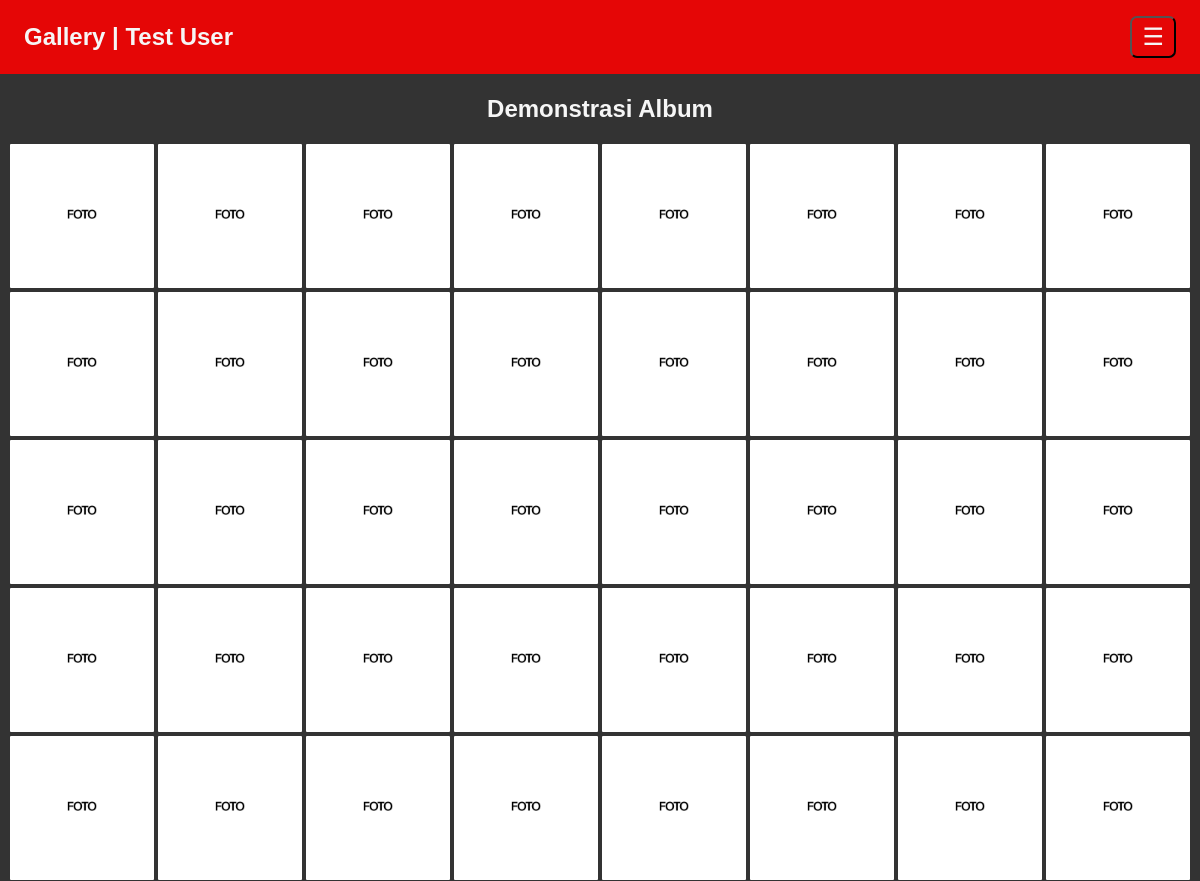
Page /albumcontent.php?ID=1 (signed in) on the committed database.
### tables this page shows
CREATE TABLE `album` (
  `AlbumID` int(11) NOT NULL,
  `NamaAlbum` varchar(255) NOT NULL,
  `Deskripsi` text NOT NULL,
  `TanggalDibuat` date NOT NULL,
  `UserID` int(11) NOT NULL
);

CREATE TABLE `foto` (
  `IdFoto` int(11) NOT NULL,
  `JudulFoto` varchar(255) NOT NULL,
  `DeskripsiFoto` text NOT NULL,
  `TanggalUnggah` date NOT NULL,
  `LokasiFile` varchar(255) NOT NULL,
  `AlbumID` int(11) NOT NULL,
  `UserID` int(11) NOT NULL
);

### albumcontent.php (the view, shortened to what this page needs)
<?php
require_once 'include/header.php';
$getID = $_GET['ID'];
$DataAlbum = "SELECT `AlbumID`, `NamaAlbum`, `Deskripsi`, `TanggalDibuat`, `UserID` FROM `album` WHERE `AlbumID` = '$getID'";
$hasil = mysqli_query($connect, $DataAlbum);
$row = mysqli_fetch_assoc($hasil);
$DeskripsiAlbum = $row['Deskripsi'];
?>
<main>
    <h1 style="margin: 85px 0 -70px 0;padding: 10px; width: 100%;text-align: center;"><?php echo $DeskripsiAlbum; ?></h2>
    <div class="flexibleCon">
        <?php
        $query = $connect->query("SELECT * FROM foto WHERE `AlbumID`= '$getID' ORDER BY TanggalUnggah DESC");
            if($query->num_rows > 0){
                while($row = $query->fetch_assoc()){
                    $imageID = $row["IdFoto"];
                    $imageData = 'uploads/'.$row["LokasiFile"];
        ?>
            <img class="ImageItem" src="<?php echo $imageData; ?>" alt="" ondblclick="LoadPhoto('<?php echo $imageID; ?>')"/>
        <?php
                    }
            }else{
        ?>
            <br>
            <br>
                <strong>Tidak Ada Foto</strong>
        <?php
            }
        ?>
        </div>
</main>
<?php
require_once 'include/footer.php';
?>

### include/header.php (shortened to what this page needs)
<?php
if (isset($_SESSION['UserID'])) {
    $name = $_SESSION['username'];
} else {
    header('location: login.php');
    exit;
}
?>
<!DOCTYPE html>
<html lang="en">
<head>
    <link rel="stylesheet" href="asset/css/universal.css">
    <link rel="stylesheet" href="asset/css/form.css">
</head>
<body>
    <header>
        <nav>
            <h1>Gallery | <?php echo isset($name) ? $name : 'Unknown'; ?></h1>
            <button class="nav-btn" onclick="linker3('opennav')">☰</button>
        </nav>
    </header>

### include/footer.php (shortened to what this page needs)
</body>
</html>

### asset/css/universal.css (style rules this page uses)
* { font-family: 'Poppins', sans-serif; text-decoration: none; font-size: 16px; font-weight: 550; margin: 0; padding: 0; box-sizing: border-box; max-width: 100vw; color: var(--text); }
:root { --text: rgb(246, 246, 246); --background: rgb(51, 51, 51); --primary: #ff0000df; --secondary: rgba(64, 64, 64, 0.652); --tertiary: rgb(194, 6, 6); --accent: rgb(255, 255, 255); }
body { width: auto; height: 100%; max-height: 100vh; display: flex; flex-direction: column; background: var(--background); }
main { width: 100%; height: auto; display: flex; flex-direction: column; flex-wrap: wrap; }
header { position: fixed; top: 0; left: 0; width: 100%; height: 74px; color: var(--text); background: var(--primary); cursor: default; z-index: 99; }
nav { position: relative; padding: 12px; width: 100%; height: 100%; display: flex; }
h1 { font-size: 24px; margin: auto auto auto 12px; overflow-x: hidden; }
.nav-btn { font-size: 24px; margin: auto 12px auto auto; width: auto; padding: 5px 10px; background: transparent; color: var(--text); border: 10px 10px solid rgb(214, 214, 214); border-radius: 7px; cursor: pointer; }
.flexibleCon { margin: 80px auto 0 auto; padding: 0; width: auto; max-width: 100%; height: auto; border: none; border-radius: 15px; display: flex; align-items: center; justify-content: center; flex-wrap: wrap; gap: 2px; }
.ImageItem { width: calc(12.25vw - 1px); height: auto; aspect-ratio: 1/1; border: solid 1px transparent; border-radius: 2px; box-sizing: border-box; }

### rows in the picture
album: Deskripsi "Demonstrasi Album"
foto: LokasiFile (picture)
foto: LokasiFile (picture)
foto: LokasiFile (picture)
foto: LokasiFile (picture)
foto: LokasiFile (picture)
foto: LokasiFile (picture)
foto: LokasiFile (picture)
foto: LokasiFile (picture)
foto: LokasiFile (picture)
foto: LokasiFile (picture)
foto: LokasiFile (picture)
foto: LokasiFile (picture)
foto: LokasiFile (picture)
foto: LokasiFile (picture)
foto: LokasiFile (picture)
foto: LokasiFile (picture)
foto: LokasiFile (picture)
foto: LokasiFile (picture)
foto: LokasiFile (picture)
foto: LokasiFile (picture)
foto: LokasiFile (picture)
foto: LokasiFile (picture)
foto: LokasiFile (picture)
foto: LokasiFile (picture)
foto: LokasiFile (picture)
foto: LokasiFile (picture)
foto: LokasiFile (picture)
foto: LokasiFile (picture)
foto: LokasiFile (picture)
foto: LokasiFile (picture)
foto: LokasiFile (picture)
foto: LokasiFile (picture)
foto: LokasiFile (picture)
foto: LokasiFile (picture)
foto: LokasiFile (picture)
foto: LokasiFile (picture)
foto: LokasiFile (picture)
foto: LokasiFile (picture)
foto: LokasiFile (picture)
foto: LokasiFile (picture)

### other values in the picture
$name "Test User"
